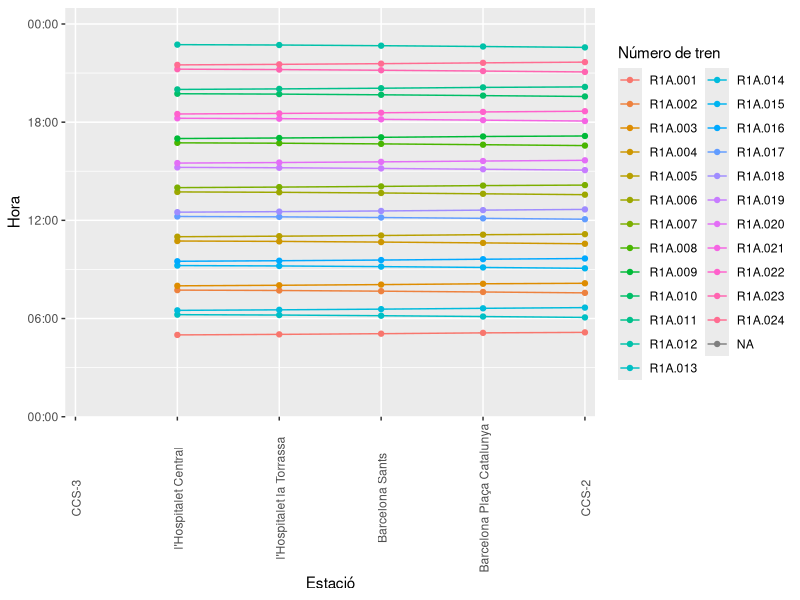

Recreate this plot in R.
## ---- chunk 1
knitr::opts_chunk$set(echo = TRUE)
library(tidyverse)
library(readxl)
library(here)
library(openxlsx)
## ---- chunk 2
CTC1S1 <- read_xlsx(here("dades","1S1.xlsx"))
CTC1S1_h <- read_xlsx(here("dades","1S1.xlsx"))|>
  mutate( departure = format(departure, "%H:%M"))
CTC1S2 <- read_xlsx(here("dades","1S2.xlsx"))
CTC1S2_h <- read_xlsx(here("dades","1S2.xlsx"))|>
  mutate( departure = format(departure, "%H:%M"))
## ---- chunk 3
malla_CTC1S1 <- ggplot(data = CTC1S1, aes(x = station, y = departure, group = train_number)) +
  geom_line(
    aes(colour = train_number)) +
  theme(
    axis.text.x = element_text(angle=90,vjust =0.6)) +
  coord_cartesian(expand = FALSE, xlim = c(0.9, 18.1), ylim = c(ymd_hms("1899-12-31 00:00:00"),ymd_hms("1900-1-1 01:00:00"))) +
  labs(
    x = "Estació",
    y = "Hora",
    colour = "Número de tren") +
  scale_x_discrete(limits=CTC1S1$station) +
  scale_y_datetime(date_label = "%H:%M") +
  geom_point(
    aes(colour = train_number))
  ## Per tenir bé l'eix x cal posar tots els punts en ordre al principi sense dades
## ---- chunk 4
malla_CTC1S2 <- ggplot(data = CTC1S2, aes(x = station, y = departure, group = train_number)) +
  geom_line(
    aes(colour = train_number)) +
  theme(
    axis.text.x = element_text(angle=90,vjust =0.6)) +
  coord_cartesian(expand = FALSE, xlim = c(0.9, 6.1), ylim = c(ymd_hms("1899-12-31 00:00:00"),ymd_hms("1900-1-1 01:00:00"))) +
  labs(
    x = "Estació",
    y = "Hora",
    colour = "Número de tren") +
  scale_x_discrete(limits=CTC1S2$station) +
  scale_y_datetime(date_label = "%H:%M") +
  geom_point(
    aes(colour = train_number))
  ## Per tenir bé l'eix x cal posar tots els punts en ordre al principi sense dades
## ---- chunk 5
ggsave(here("malles", "CTC1S2.jpg"), plot = malla_CTC1S2, dpi = 300,  width = 40, height = 80, units = "cm") ##This saves last graph run

## Canviar plot per el que vull generar. Esborrar anterior abans de generar
## ---- chunk 6
Malgrat_de_mar_horari <- CTC1S1_h %>%
  filter(station == "MALGRAT DE MAR") %>%
  arrange(departure)
## Cal fer servir l'objecte amb _h per eliminar el 1899
## ---- chunk 7
R1A_001_horari <- CTC1S1_h %>%
  filter(train_number == "R1A.001") %>%
  arrange(departure)
## Cal fer servir l'objecte amb _h per eliminar el 1899
## ---- chunk 8
Malgrat_de_mar_horari_macanet <- CTC1S1_h %>%
  filter(station == "MALGRAT DE MAR") %>%
   filter(destination == "Maçanet-Massanes") %>%
  arrange(departure)
## Cal fer servir l'objecte amb _h per eliminar el 1899
## ---- chunk 9
write.xlsx(Malgrat_de_mar_horari,here("horaris_generats","Malgrat_de_mar_horari.xlsx"),colNames = TRUE)
## Cal canviar l'objecte i el nom del document cada nou horari
